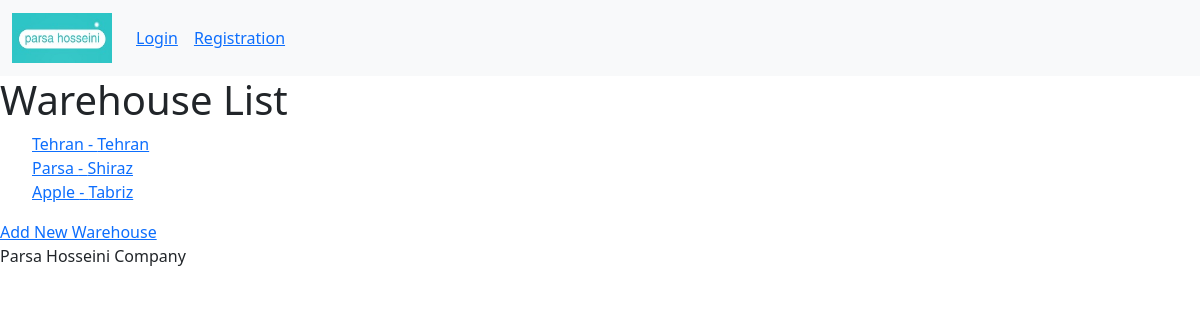
The page /warehouses/ on the database its author committed.
### app/models.py (models this page shows, shortened)
class Warehouse(models.Model):
    name = models.CharField(max_length=100)
    city = models.CharField(max_length=100)

### app/views.py (the view)
# urls.py: path('warehouses/', views.warehouse_list, name='warehouse_list'),
def warehouse_list(request):
    warehouses = Warehouse.objects.all()
    return render(request, 'app/warehouse_list.html', {'warehouses': warehouses})

### app/templates/app/warehouse_list.html (shortened to what this page needs)
{% extends 'app/base.html' %}
{% load static %}
{% block main-content %}
<!DOCTYPE html>
<html>
<head>
</head>
<body>
    <h1>Warehouse List</h1>
    <ul>
        {% for warehouse in warehouses %}
        <li>
            <a href="{% url 'warehouse_detail' warehouse.id %}">{{ warehouse.name }} - {{ warehouse.city }}</a>
        </li>
        {% endfor %}
    </ul>
    <a href="{% url 'warehouse_create' %}">Add New Warehouse</a>
</body>
</html>
{% endblock main-content %}

### app/static/app/css/style.css (style rules this page uses)
ul { list-style-type: none; }

### rows shown on the page
Warehouse: name "Tehran", city "Tehran"
Warehouse: name "Parsa", city "Shiraz"
Warehouse: name "Apple", city "Tabriz"
